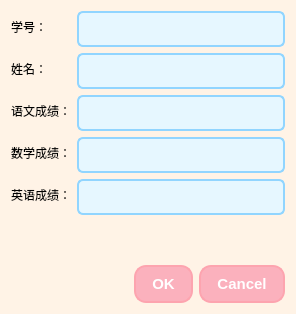
<?xml version="1.0" encoding="UTF-8"?>
<ui version="4.0">
 <class>AddStudentDialog</class>
 <widget class="QDialog" name="AddStudentDialog">
  <property name="geometry">
   <rect>
    <x>0</x>
    <y>0</y>
    <width>296</width>
    <height>314</height>
   </rect>
  </property>
  <property name="windowTitle">
   <string>Dialog</string>
  </property>
  <property name="styleSheet">
   <string notr="true">background-color:#FFF3E6</string>
  </property>
  <layout class="QVBoxLayout" name="verticalLayout">
   <item>
    <layout class="QFormLayout" name="formLayout_2">
     <item row="1" column="0">
      <widget class="QLabel" name="label">
       <property name="text">
        <string>学号：</string>
       </property>
      </widget>
     </item>
     <item row="2" column="0">
      <widget class="QLabel" name="label_2">
       <property name="text">
        <string>姓名：</string>
       </property>
      </widget>
     </item>
     <item row="2" column="1">
      <widget class="QLineEdit" name="lineName">
       <property name="styleSheet">
        <string notr="true">QLineEdit {
    background-color: #e6f7ff;
    border: 2px solid #91d5ff;
    border-radius: 6px;
    padding: 6px;
    font-size: 15px;
    color: #004b6e;
}
QLineEdit:focus {
    border: 2px solid #40a9ff;
    background-color: #ffffff;
}</string>
       </property>
       <property name="text">
        <string/>
       </property>
      </widget>
     </item>
     <item row="3" column="0">
      <widget class="QLabel" name="label_3">
       <property name="text">
        <string>语文成绩：</string>
       </property>
      </widget>
     </item>
     <item row="4" column="0">
      <widget class="QLabel" name="label_4">
       <property name="text">
        <string>数学成绩：</string>
       </property>
      </widget>
     </item>
     <item row="5" column="0">
      <widget class="QLabel" name="label_5">
       <property name="text">
        <string>英语成绩：</string>
       </property>
      </widget>
     </item>
     <item row="4" column="1">
      <widget class="QLineEdit" name="lineMath">
       <property name="styleSheet">
        <string notr="true">QLineEdit {
    background-color: #e6f7ff;
    border: 2px solid #91d5ff;
    border-radius: 6px;
    padding: 6px;
    font-size: 15px;
    color: #004b6e;
}
QLineEdit:focus {
    border: 2px solid #40a9ff;
    background-color: #ffffff;
}</string>
       </property>
      </widget>
     </item>
     <item row="5" column="1">
      <widget class="QLineEdit" name="lineEnglish">
       <property name="styleSheet">
        <string notr="true">QLineEdit {
    background-color: #e6f7ff;
    border: 2px solid #91d5ff;
    border-radius: 6px;
    padding: 6px;
    font-size: 15px;
    color: #004b6e;
}
QLineEdit:focus {
    border: 2px solid #40a9ff;
    background-color: #ffffff;
}</string>
       </property>
      </widget>
     </item>
     <item row="3" column="1">
      <widget class="QLineEdit" name="lineChinese">
       <property name="styleSheet">
        <string notr="true">QLineEdit {
    background-color: #e6f7ff;
    border: 2px solid #91d5ff;
    border-radius: 6px;
    padding: 6px;
    font-size: 15px;
    color: #004b6e;
}
QLineEdit:focus {
    border: 2px solid #40a9ff;
    background-color: #ffffff;
}</string>
       </property>
      </widget>
     </item>
     <item row="1" column="1">
      <widget class="QLineEdit" name="lineID">
       <property name="styleSheet">
        <string notr="true">QLineEdit {
    background-color: #e6f7ff;
    border: 2px solid #91d5ff;
    border-radius: 6px;
    padding: 6px;
    font-size: 15px;
    color: #004b6e;
}
QLineEdit:focus {
    border: 2px solid #40a9ff;
    background-color: #ffffff;
}</string>
       </property>
      </widget>
     </item>
    </layout>
   </item>
   <item>
    <widget class="QDialogButtonBox" name="buttonBox">
     <property name="styleSheet">
      <string notr="true">QPushButton {
    background-color: #fbb1bd;  /* 草莓粉 */
    color: white;
    font-weight: bold;
    font-size: 15px;
    border: 2px solid #fda4af;
    border-radius: 12px;
    padding: 8px 16px;
}
QPushButton:hover {
    background-color: #ffa8a8;  /* 悬停颜色 */
}
QPushButton:pressed {
    background-color: #ff8c94;  /* 点击颜色 */
}</string>
     </property>
     <property name="orientation">
      <enum>Qt::Horizontal</enum>
     </property>
     <property name="standardButtons">
      <set>QDialogButtonBox::Cancel|QDialogButtonBox::Ok</set>
     </property>
    </widget>
   </item>
  </layout>
 </widget>
 <tabstops>
  <tabstop>lineID</tabstop>
  <tabstop>lineName</tabstop>
  <tabstop>lineChinese</tabstop>
  <tabstop>lineMath</tabstop>
  <tabstop>lineEnglish</tabstop>
 </tabstops>
 <resources/>
 <connections>
  <connection>
   <sender>buttonBox</sender>
   <signal>accepted()</signal>
   <receiver>AddStudentDialog</receiver>
   <slot>accept()</slot>
   <hints>
    <hint type="sourcelabel">
     <x>248</x>
     <y>254</y>
    </hint>
    <hint type="destinationlabel">
     <x>157</x>
     <y>274</y>
    </hint>
   </hints>
  </connection>
  <connection>
   <sender>buttonBox</sender>
   <signal>rejected()</signal>
   <receiver>AddStudentDialog</receiver>
   <slot>reject()</slot>
   <hints>
    <hint type="sourcelabel">
     <x>316</x>
     <y>260</y>
    </hint>
    <hint type="destinationlabel">
     <x>286</x>
     <y>274</y>
    </hint>
   </hints>
  </connection>
 </connections>
</ui>
